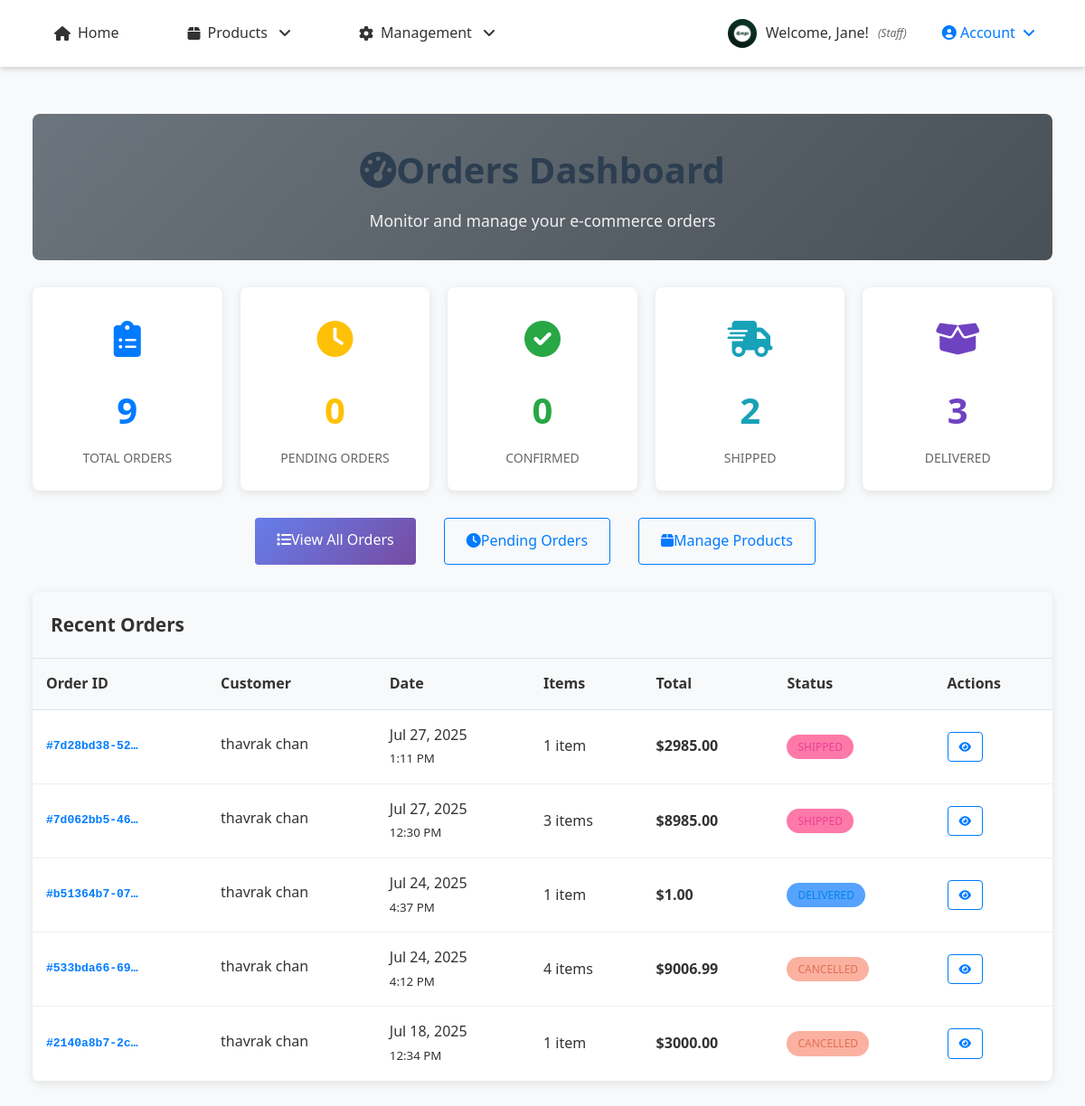
/orders/admin/dashboard/ (signed in), run on the app's committed database.
### accounts/models.py (models this page shows, shortened)
class UserProfile(models.Model):
    ROLE_CHOICES = [
        ('customer', 'Customer'),
        ('staff', 'Staff'),
        ('owner', 'Owner/Admin'),
    ]
    user = models.OneToOneField(User, on_delete=models.CASCADE, related_name='profile')
    phone_number = models.CharField(max_length=15, blank=True, null=True)
    address = models.TextField(blank=True, null=True)
    date_of_birth = models.DateField(blank=True, null=True)
    profile_picture = models.ImageField(upload_to='profiles/', blank=True, null=True)
    role = models.CharField(max_length=20, choices=ROLE_CHOICES, default='customer')
    billing_first_name = models.CharField(max_length=100, blank=True, null=True)
    billing_last_name = models.CharField(max_length=100, blank=True, null=True)
    billing_email = models.EmailField(blank=True, null=True)
    billing_phone = models.CharField(max_length=20, blank=True, null=True)
    billing_address = models.TextField(blank=True, null=True)
    billing_city = models.CharField(max_length=100, blank=True, null=True)
    billing_state = models.CharField(max_length=100, blank=True, null=True)
    billing_postal_code = models.CharField(max_length=20, blank=True, null=True)
    billing_country = models.CharField(max_length=100, blank=True, null=True)
    shipping_first_name = models.CharField(max_length=100, blank=True, null=True)
    shipping_last_name = models.CharField(max_length=100, blank=True, null=True)
    shipping_phone = models.CharField(max_length=20, blank=True, null=True)
    shipping_address = models.TextField(blank=True, null=True)
    shipping_city = models.CharField(max_length=100, blank=True, null=True)
    shipping_state = models.CharField(max_length=100, blank=True, null=True)
    shipping_postal_code = models.CharField(max_length=20, blank=True, null=True)
    shipping_country = models.CharField(max_length=100, blank=True, null=True)
    created_at = models.DateTimeField(auto_now_add=True)
    updated_at = models.DateTimeField(auto_now=True)
    def can_access_admin(self):
        return self.role == 'owner' or self.user.is_superuser
    def can_manage_products(self):
        return self.role in ['staff', 'owner'] or self.user.is_superuser
    def can_access_dashboard(self):
        return self.role in ['staff', 'owner'] or self.user.is_superuser
    class Meta:
        verbose_name = "User Profile"
        verbose_name_plural = "User Profiles"

### orders/models.py (models this page shows, shortened)
class Order(models.Model):
    ORDER_STATUS_CHOICES = [
        ('pending', 'Pending'),
        ('confirmed', 'Confirmed'),
        ('processing', 'Processing'),
        ('shipped', 'Shipped'),
        ('delivered', 'Delivered'),
        ('cancelled', 'Cancelled'),
        ('refunded', 'Refunded'),
    ]
    order_id = models.UUIDField(default=uuid.uuid4, unique=True, editable=False)
    user = models.ForeignKey(User, on_delete=models.CASCADE, related_name='orders')
    status = models.CharField(max_length=20, choices=ORDER_STATUS_CHOICES, default='pending')
    first_name = models.CharField(max_length=100)
    last_name = models.CharField(max_length=100)
    email = models.EmailField()
    phone = models.CharField(max_length=20)
    shipping_first_name = models.CharField(max_length=100, blank=True)
    shipping_last_name = models.CharField(max_length=100, blank=True)
    shipping_phone = models.CharField(max_length=20, blank=True)
    shipping_address = models.TextField()
    shipping_city = models.CharField(max_length=100)
    shipping_state = models.CharField(max_length=100)
    shipping_postal_code = models.CharField(max_length=20)
    shipping_country = models.CharField(max_length=100, default='Cambodia')
    total_amount = models.DecimalField(max_digits=10, decimal_places=2)
    shipping_cost = models.DecimalField(max_digits=10, decimal_places=2, default=0.00)
    tax_amount = models.DecimalField(max_digits=10, decimal_places=2, default=0.00)
    created_at = models.DateTimeField(auto_now_add=True)
    updated_at = models.DateTimeField(auto_now=True)
    order_notes = models.TextField(blank=True, null=True)
    class Meta:
        ordering = ['-created_at']
    @property
    def grand_total(self):
        from decimal import Decimal
        total = Decimal(str(self.total_amount)) if self.total_amount else Decimal('0.00')
        shipping = Decimal(str(self.shipping_cost)) if self.shipping_cost else Decimal('0.00')
        tax = Decimal(str(self.tax_amount)) if self.tax_amount else Decimal('0.00')
        return total + shipping + tax
    @property
    def total_items(self):
        return sum(item.quantity for item in self.order_items.all())

class OrderItem(models.Model):
    order = models.ForeignKey(Order, on_delete=models.CASCADE, related_name='order_items')
    product = models.ForeignKey(Product, on_delete=models.CASCADE)
    quantity = models.PositiveIntegerField(default=1)
    price = models.DecimalField(max_digits=10, decimal_places=2)  # Price at time of order
    created_at = models.DateTimeField(auto_now_add=True)

### orders/views.py (the view)
# urls.py: path('admin/dashboard/', views.admin_dashboard, name='admin_dashboard'),
@login_required
def admin_dashboard(request):
    if not request.user.is_staff:
        messages.error(request, 'Access denied. Staff privileges required.')
        return redirect('store:home')
    total_orders = Order.objects.count()
    pending_orders = Order.objects.filter(status='pending').count()
    confirmed_orders = Order.objects.filter(status='confirmed').count()
    shipped_orders = Order.objects.filter(status='shipped').count()
    delivered_orders = Order.objects.filter(status='delivered').count()
    recent_orders = Order.objects.select_related('user').order_by('-created_at')[:5]
    context = {
        'total_orders': total_orders,
        'pending_orders': pending_orders,
        'confirmed_orders': confirmed_orders,
        'shipped_orders': shipped_orders,
        'delivered_orders': delivered_orders,
        'recent_orders': recent_orders,
    }
    return render(request, 'orders/admin/dashboard.html', context)

### orders/templates/orders/admin/dashboard.html (shortened to what this page needs)
{% extends 'base.html' %}
{% load static %}
{% block content %}
<div class="dashboard-container">
    <div class="dashboard-header">
        <h1 class="dashboard-title">
            <i class="fas fa-tachometer-alt me-3"></i>Orders Dashboard
        </h1>
        <p class="dashboard-subtitle">Monitor and manage your e-commerce orders</p>
    </div>
    <div class="stats-grid">
        <div class="stat-card stat-total">
            <div class="stat-icon">
                <i class="fas fa-clipboard-list"></i>
            </div>
            <div class="stat-number">{{ total_orders }}</div>
            <div class="stat-label">Total Orders</div>
        </div>
        <div class="stat-card stat-pending">
            <div class="stat-icon">
                <i class="fas fa-clock"></i>
            </div>
            <div class="stat-number">{{ pending_orders }}</div>
            <div class="stat-label">Pending Orders</div>
        </div>
        <div class="stat-card stat-confirmed">
            <div class="stat-icon">
                <i class="fas fa-check-circle"></i>
            </div>
            <div class="stat-number">{{ confirmed_orders }}</div>
            <div class="stat-label">Confirmed</div>
        </div>
        <div class="stat-card stat-shipped">
            <div class="stat-icon">
                <i class="fas fa-shipping-fast"></i>
            </div>
            <div class="stat-number">{{ shipped_orders }}</div>
            <div class="stat-label">Shipped</div>
        </div>
        <div class="stat-card stat-delivered">
            <div class="stat-icon">
                <i class="fas fa-box-open"></i>
            </div>
            <div class="stat-number">{{ delivered_orders }}</div>
            <div class="stat-label">Delivered</div>
        </div>
    </div>
    <div class="quick-actions">
        <a href="{% url 'orders:admin_order_list' %}" class="btn btn-primary btn-lg">
            <i class="fas fa-list me-2"></i>View All Orders
        </a>
        <a href="{% url 'orders:admin_order_list' %}?status=pending" class="btn btn-outline-primary btn-lg">
            <i class="fas fa-clock me-2"></i>Pending Orders
        </a>
        <a href="{% url 'products:product_list' %}" class="btn btn-outline-primary btn-lg">
            <i class="fas fa-box me-2"></i>Manage Products
        </a>
    </div>
    <div class="recent-orders-section">
        <div class="section-header">
            <h2 class="section-title">Recent Orders</h2>
        </div>
        {% if recent_orders %}
        <table class="orders-table">
            <thead>
                <tr>
                    <th>Order ID</th>
                    <th>Customer</th>
                    <th>Date</th>
                    <th>Items</th>
                    <th>Total</th>
                    <th>Status</th>
                    <th>Actions</th>
                </tr>
            </thead>
            <tbody>
                {% for order in recent_orders %}
                <tr>
                    <td>
                        <div class="order-id">#{{ order.order_id|truncatechars:12 }}</div>
                    </td>
                    <td>
                        <div class="customer-info">
                            <div class="customer-name">{{ order.first_name }} {{ order.last_name }}</div>
                        </div>
                    </td>
                    <td>
                        <div>{{ order.created_at|date:"M d, Y" }}</div>
                        <small class="text-muted">{{ order.created_at|time:"g:i A" }}</small>
                    </td>
                    <td>
                        {{ order.total_items }} item{{ order.total_items|pluralize }}
                    </td>
                    <td>
                        <strong>${{ order.grand_total }}</strong>
                    </td>
                    <td>
                        <span class="status-badge status-{{ order.status }}">
                            {{ order.get_status_display }}
                        </span>
                    </td>
                    <td>
                        <div class="action-buttons">
                            <a href="{% url 'orders:admin_order_detail' order.order_id %}"
                               class="btn btn-outline-primary">
                                <i class="fas fa-eye"></i>
                            </a>
                        </div>
                    </td>
                </tr>
                {% endfor %}
            </tbody>
        </table>
        {% else %}
        <div class="empty-state">
            <i class="fas fa-clipboard-list"></i>
            <h3>No Orders Yet</h3>
            <p>When customers place orders, they will appear here.</p>
        </div>
        {% endif %}
    </div>
</div>
{% endblock %}

### store/templates/base.html (shortened to what this page needs)
{% load static %}
<!DOCTYPE html>
<html lang="en">
<head>
    <link rel="stylesheet" href="https://cdnjs.cloudflare.com/ajax/libs/font-awesome/6.0.0/css/all.min.css">
    <link rel="stylesheet" href="{% static 'store/css/style.css' %}">
</head>
<body>
    <header>
        <nav>
            <ul>
                <li><a href="{% url 'store:home' %}">
                    <i class="fas fa-home"></i> Home
                </a></li>
                <li class="dropdown">
                    <a href="#" class="dropdown-toggle">
                        <i class="fas fa-box"></i> Products
                    </a>
                </li>
                {% if user.is_authenticated %}
                    {% if user.profile.role == 'staff' or user.profile.role == 'owner' %}
                        <li class="dropdown">
                            <a href="#" class="dropdown-toggle">
                                <i class="fas fa-cog"></i> Management
                            </a>
                        </li>
                    {% endif %}
                {% endif %}
            </ul>
            <div class="auth-nav">
                {% if user.is_authenticated %}
                    <div class="user-info">
                        {% if user.profile.profile_picture %}
                            <img src="{{ user.profile.profile_picture.url }}" alt="Profile" class="user-avatar">
                        {% else %}
                            <div class="user-default-avatar">
                                {{ user.first_name|first|default:user.username|first }}
                            </div>
                        {% endif %}
                        <span>Welcome, {{ user.first_name|default:user.username }}!</span>
                        <small class="user-role">({{ user.profile.get_role_display }})</small>
                    </div>
                    <div class="dropdown">
                        <a href="#" class="dropdown-toggle" style="color: #007bff; font-weight: 500;">
                            <i class="fas fa-user-circle"></i> Account
                        </a>
                    </div>
                {% endif %}
            </div>
        </nav>
    </header>
    <main>
        <div class="container">
            {% block content %}
            {% endblock %}
        </div>
    </main>
</body>
</html>

### data on the page
Order: order_id "7d28bd38-52…", first_name "thavrak", last_name "chan", created_at "Jul 27, 2025", created_at "1:11 PM", total_items "1", grand_total "2985.00", status "SHIPPED"
Order: order_id "7d062bb5-46…", first_name "thavrak", last_name "chan", created_at "Jul 27, 2025", created_at "12:30 PM", total_items "3", grand_total "8985.00", status "SHIPPED"
Order: order_id "b51364b7-07…", first_name "thavrak", last_name "chan", created_at "Jul 24, 2025", created_at "4:37 PM", total_items "1", grand_total "1.00", status "DELIVERED"
Order: order_id "533bda66-69…", first_name "thavrak", last_name "chan", created_at "Jul 24, 2025", created_at "4:12 PM", total_items "4", grand_total "9006.99", status "CANCELLED"
Order: order_id "2140a8b7-2c…", first_name "thavrak", last_name "chan", created_at "Jul 18, 2025", created_at "12:34 PM", total_items "1", grand_total "3000.00", status "CANCELLED"

### other printed values
{{ user.first_name|default:user.username }} "Jane"
{{ user.profile.get_role_display }} "Staff"
{{ total_orders }} "9"
{{ pending_orders }} "0"
{{ confirmed_orders }} "0"
{{ shipped_orders }} "2"
{{ delivered_orders }} "3"
